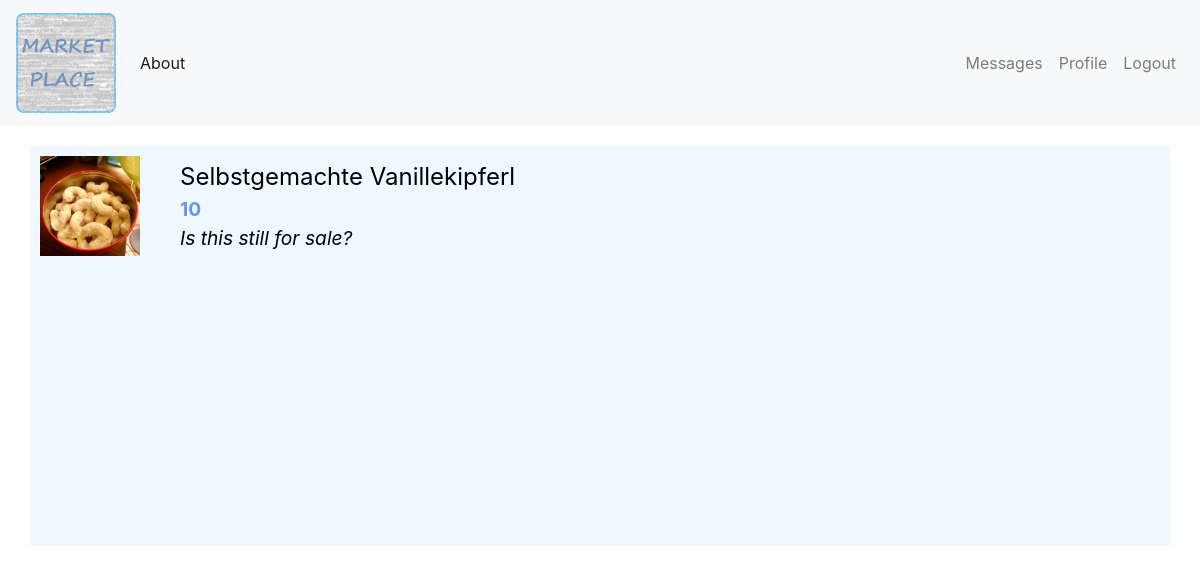
The page /messages (signed in) on the database its author committed.
### tables this page shows
CREATE TABLE Listings (
    id INTEGER PRIMARY KEY AUTOINCREMENT,
    category INTEGER NOT NULL,
    name TEXT NOT NULL,
    image TEXT,
    description TEXT NOT NULL,
    price DECIMAL(6,2),
    created TIMESTAMP NOT NULL DEFAULT CURRENT_TIMESTAMP,
    user_id INTEGER NOT NULL,
    FOREIGN KEY (user_id) REFERENCES User(id)
);

CREATE TABLE Messages (
    id INTEGER PRIMARY KEY AUTOINCREMENT,
    subject TEXT,
    message TEXT,
    created TIMESTAMP NOT NULL DEFAULT CURRENT_TIMESTAMP,
    user_send INTEGER NOT NULL,
    user_receive INTEGER NOT NULL,
    listing_id INTEGER NOT NULL,
    read INTEGER NOT NULL DEFAULT 0,
    FOREIGN KEY(user_send) REFERENCES User(id),
    FOREIGN KEY(user_receive) REFERENCES User(id), 
    FOREIGN KEY(listing_id) REFERENCES Listings(id)
);

### app.py (the view)
@app.route("/messages")
@login_required
def get_messages():
    try:
        with sqlite3.connect('database.db') as connection:
            cur = connection.cursor()
            cur.execute("SELECT * FROM Messages where user_receive=? OR user_send=? order by created DESC", (current_user.id, current_user.id))
            messages = []
            for lst in cur.fetchall():
                messages.append({'id':lst[0],'message':lst[2],'created':lst[3],'listing_id':lst[6]})
            listing_ids = [listing['listing_id'] for listing in messages]
            listing_ids = list(dict.fromkeys(listing_ids))
            listings_overview = []
            for listing_id in listing_ids:
                cur.execute("select name, price, image from listings where id=?",(listing_id,))
                data = cur.fetchone()
                last_message = cur.execute("select message,read,user_receive from Messages where (user_receive=? OR user_send=?) AND listing_id=? order by created DESC",(current_user.id,current_user.id,listing_id)).fetchone()
                is_new = (True if (last_message[1]==0 and last_message[2]==current_user.id) else False)
                listings_overview.append({'name':data[0],'price':data[1],'image':data[2],'id':listing_id,'new_message':is_new,'last':last_message[0]})
    except sqlite3.Error as e:
            print(f"Database error: {e}")
            flash('database error')
    return render_template('messages.html', listings=listings_overview)

### app.py (called while the page is built)
@login_manager.user_loader
def load_user(user_id):
    return User.get(user_id)

    @staticmethod
    def get(user_id):
        conn = sqlite3.connect('database.db')
        cursor = conn.cursor()
        cursor.execute("SELECT id, name, password_hash, profile_image FROM User WHERE id = ?", (user_id,))
        user = cursor.fetchone()
        conn.close()
        if user is None:
            return None
        return User(user[0], user[1], user[2], user[3])

    @staticmethod
    def check_messages():
        try:
            with sqlite3.connect('database.db') as connection:
                cur = connection.cursor()
                rows = cur.execute('select read from Messages where user_receive=?',(current_user.id,)).fetchall()
                if any(row[0]==0 for row in rows):
                    return True
        except sqlite3.Error as e:
            print(f"Database error: {e}")
            flash('database error')

### templates/messages.html (shortened to what this page needs)
{% extends 'base.html' %}
{% block content %}
<div class="link-container">
    {% for lst in listings %}
    <a href="{{url_for('message_get', id=lst.id)}}" style="text-decoration: none;">
        <div class="link-box" {%if lst.new_message%}style="border-left:solid red 5px;"{%endif%}>
            <img src = "{{ url_for('static', filename=lst.image) }}" class="message-image">
            <div class="message-info">
                <div class="message-name">
                    {{lst.name}}
                </div>
                <div class="message-price">
                    {{lst.price}}
                </div>
                <div class="message-message">
                    {{lst.last}}
                </div>
            </div>
        </div>
    </a>
    {% endfor %}
</div>
{% endblock %}

### static/css/styles.css (style rules this page uses)
.link-container { display:flex; flex-direction:column; margin-top:20px; margin-left:30px; margin-right:30px; height:400px; width:auto; overflow-y:auto; background-color:aliceblue; }
.link-box { display: flex; flex-direction: row; gap:10px; align-items:center; cursor: pointer; margin-bottom:5px; }
.message-info { display:column; margin-left: 20px; }
.message-name { color:black; font-size: 1.5em; }
.message-message { color:black; font-size: 1.2em; font-style: italic; }
.message-price { font-size: 1.2em; color:cornflowerblue; font-weight: bold; }
.message-image { object-fit:cover; width:100px; height:100px; margin:10px; }

### rows shown on the page
Listings: image (picture), name "Selbstgemachte Vanillekipferl"
Messages: last "Is this still for sale?"

### other values the page prints
{{ lst.price }} "10"
